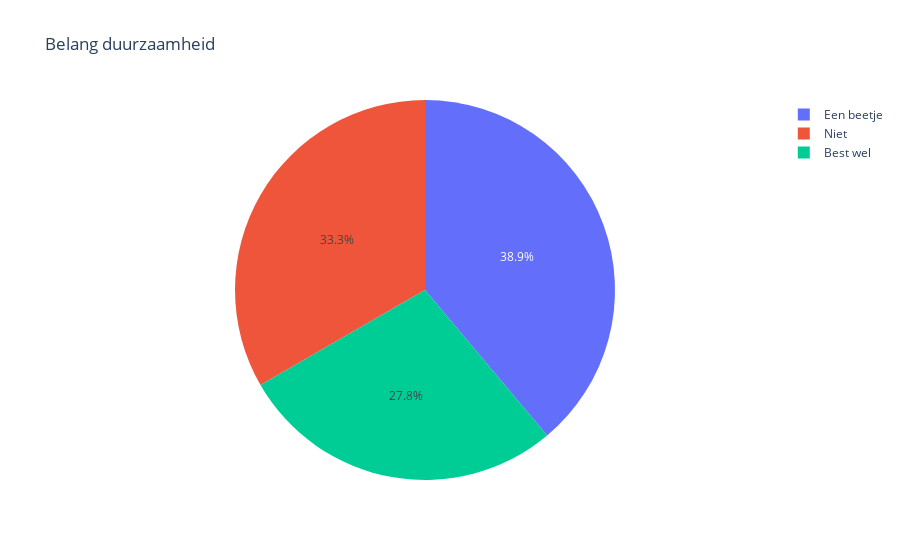

Source (notebook cell):
### Code cell
fig = px.pie(
    df,
    title="Belang duurzaamheid",
    names="letten_op_duurzaamheid",
)

fig.show()

### Figure 1 — Plotly figure (JSON) as saved in the notebook; plotly's stock layout.template omitted (floating-point values rounded to 4 significant figures)
{"data": [{"domain": {"x": [0, 1], "y": [0, 1]}, "hovertemplate": "letten_op_duurzaamheid=%{label}<extra></extra>", "labels": ["Een beetje", "Niet", "Niet", "Een beetje", "Niet", "Niet", "Een beetje", "Best wel", "Best wel", "Best wel", "Niet", "Een beetje", "Niet", "Een beetje", "Een beetje", "Best wel", "Best wel", "Een beetje"], "legendgroup": "", "name": "", "showlegend": true, "type": "pie"}], "layout": {"legend": {"tracegroupgap": 0}, "title": {"text": "Belang duurzaamheid"}}}
